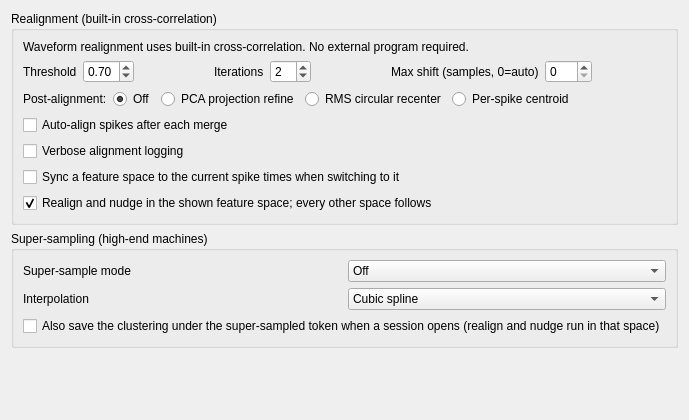
<?xml version="1.0" encoding="UTF-8"?>
<ui version="4.0">
 <class>PrefRealignmentLayout</class>
 <widget class="QWidget" name="PrefRealignmentLayout">
  <property name="geometry"><rect><x>0</x><y>0</y><width>520</width><height>420</height></rect></property>
  <property name="windowTitle"><string>Realignment</string></property>
  <layout class="QVBoxLayout" name="topLayout">
   <item>
<widget class="QGroupBox" name="groupBox_realign">
       <property name="sizePolicy">
        <sizepolicy hsizetype="Expanding" vsizetype="Fixed">
         <horstretch>0</horstretch>
         <verstretch>0</verstretch>
        </sizepolicy>
       </property>
       <property name="title">
        <string>Realignment (built-in cross-correlation)</string>
       </property>
       <layout class="QGridLayout" name="gridLayout_realign">
        <item row="0" column="0">
         <widget class="QLabel" name="realignBuiltInLabel">
          <property name="text">
           <string>Waveform realignment uses built-in cross-correlation. No external program required.</string>
          </property>
          <property name="wordWrap">
           <bool>true</bool>
          </property>
         </widget>
        </item>
        <item row="1" column="0">
         <layout class="QHBoxLayout">
          <item>
           <widget class="QLabel" name="realignThresholdLabel">
            <property name="text">
             <string>Threshold</string>
            </property>
           </widget>
          </item>
          <item>
           <widget class="QDoubleSpinBox" name="realignThresholdSpinBox">
            <property name="toolTip">
             <string>Minimum xcorr score for a spike to be realigned (0.0–1.0)</string>
            </property>
            <property name="minimum">
             <double>0.000000000000000</double>
            </property>
            <property name="maximum">
             <double>1.000000000000000</double>
            </property>
            <property name="singleStep">
             <double>0.050000000000000</double>
            </property>
            <property name="decimals">
             <number>2</number>
            </property>
            <property name="value">
             <double>0.700000000000000</double>
            </property>
           </widget>
          </item>
          <item>
           <spacer name="spacer_ra_1">
            <property name="orientation">
             <enum>Qt::Horizontal</enum>
            </property>
            <property name="sizeType">
             <enum>QSizePolicy::Expanding</enum>
            </property>
            <property name="sizeHint" stdset="0">
             <size><width>20</width><height>20</height></size>
            </property>
           </spacer>
          </item>
          <item>
           <widget class="QLabel" name="realignIterationsLabel">
            <property name="text">
             <string>Iterations</string>
            </property>
           </widget>
          </item>
          <item>
           <widget class="QSpinBox" name="realignIterationsSpinBox">
            <property name="toolTip">
             <string>Number of realignment passes (1–20)</string>
            </property>
            <property name="minimum">
             <number>1</number>
            </property>
            <property name="maximum">
             <number>20</number>
            </property>
            <property name="value">
             <number>2</number>
            </property>
           </widget>
          </item>
          <item>
           <spacer name="spacer_ra_2">
            <property name="orientation">
             <enum>Qt::Horizontal</enum>
            </property>
            <property name="sizeType">
             <enum>QSizePolicy::Expanding</enum>
            </property>
            <property name="sizeHint" stdset="0">
             <size><width>20</width><height>20</height></size>
            </property>
           </spacer>
          </item>
          <item>
           <widget class="QLabel" name="realignMaxShiftLabel">
            <property name="text">
             <string>Max shift (samples, 0=auto)</string>
            </property>
           </widget>
          </item>
          <item>
           <widget class="QSpinBox" name="realignMaxShiftSpinBox">
            <property name="toolTip">
             <string>Maximum lag in samples of the recording. 0 = automatic (half the peak position).  In a super-sampled space the same cap applies, in that space's ticks (×2 / ×4), and the lags found are in ticks.</string>
            </property>
            <property name="minimum">
             <number>0</number>
            </property>
            <property name="maximum">
             <number>100</number>
            </property>
            <property name="value">
             <number>0</number>
            </property>
           </widget>
          </item>
          <item>
           <spacer name="spacer_ra_3">
            <property name="orientation">
             <enum>Qt::Horizontal</enum>
            </property>
            <property name="sizeType">
             <enum>QSizePolicy::Expanding</enum>
            </property>
            <property name="sizeHint" stdset="0">
             <size><width>20</width><height>20</height></size>
            </property>
           </spacer>
          </item>
         </layout>
        </item>
        <item row="2" column="0">
         <layout class="QHBoxLayout">
          <item>
           <widget class="QLabel" name="realignModeLabel">
            <property name="text">
             <string>Post-alignment:</string>
            </property>
           </widget>
          </item>
          <item>
           <widget class="QRadioButton" name="realignModeOffRadio">
            <property name="text">
             <string>Off</string>
            </property>
            <property name="toolTip">
             <string>Plain cross-correlation alignment with no post-pass (default).</string>
            </property>
            <property name="checked">
             <bool>true</bool>
            </property>
           </widget>
          </item>
          <item>
           <widget class="QRadioButton" name="realignModePcaRadio">
            <property name="text">
             <string>PCA projection refine</string>
            </property>
            <property name="toolTip">
             <string>Per-spike refine maximising PCA-projection energy (--pca-refine).</string>
            </property>
           </widget>
          </item>
          <item>
           <widget class="QRadioButton" name="realignModeRmsRadio">
            <property name="text">
             <string>RMS circular recenter</string>
            </property>
            <property name="toolTip">
             <string>Recenter the whole cluster on its circular RMS-energy centroid (--recenter-rms).</string>
            </property>
           </widget>
          </item>
          <item>
           <widget class="QRadioButton" name="realignModeCentroidRadio">
            <property name="text">
             <string>Per-spike centroid</string>
            </property>
            <property name="toolTip">
             <string>Reference-free per-spike de-jitter: shift each spike so its own circular energy centroid lands on the population's circular-mean centroid; needs no template (--align-centroid).</string>
            </property>
           </widget>
          </item>
          <item>
           <spacer name="spacer_ra_mode">
            <property name="orientation">
             <enum>Qt::Horizontal</enum>
            </property>
            <property name="sizeType">
             <enum>QSizePolicy::Expanding</enum>
            </property>
            <property name="sizeHint" stdset="0">
             <size><width>20</width><height>20</height></size>
            </property>
           </spacer>
          </item>
         </layout>
        </item>
        <item row="3" column="0">
         <widget class="QCheckBox" name="autoRealignAfterMergeCheckBox">
          <property name="text">
           <string>Auto-align spikes after each merge</string>
          </property>
          <property name="toolTip">
           <string>After a Group Clusters (merge) operation, automatically run spike realignment on the resulting merged cluster using the current realignment settings above — no dialog. Skipped while a realignment job is already running. Applies to interactive merges only, not the batch Auto-Merge. Default: off.</string>
          </property>
          <property name="checked">
           <bool>false</bool>
          </property>
         </widget>
        </item>
        <item row="4" column="0">
         <widget class="QCheckBox" name="realignVerboseCheckBox">
          <property name="text">
           <string>Verbose alignment logging</string>
          </property>
          <property name="toolTip">
           <string>Stream the per-spike realignment detail to stderr during a realign / Align All run. When off, only errors and warnings are surfaced (quieter, and avoids the per-line work of forwarding the detail). The dedicated Realign output tab has been removed, so this detail now goes to the terminal. Default: off.</string>
          </property>
          <property name="checked">
           <bool>false</bool>
          </property>
         </widget>
        </item>
          <item row="5" column="0">
           <widget class="QCheckBox" name="syncFeatureSpaceOnSwitchCheckBox">
            <property name="text">
             <string>Sync a feature space to the current spike times when switching to it</string>
            </property>
            <property name="toolTip">
             <string>When you pick another method in the Space box, first re-extract that space's .spk from the .fil at the session's current spike times and re-project its .fet through its own .pca basis, so realign / nudge done in the .clu's space carry over. The results are working copies, saved with Save and discarded if you close without saving. Off by default; when on, each switch costs one .fil pass over the group. Actions → Sync Feature Spaces does the same for every space on demand.</string>
            </property>
            <property name="checked">
             <bool>false</bool>
            </property>
           </widget>
          </item>
          <item row="6" column="0">
           <widget class="QCheckBox" name="realignFromAnySpaceCheckBox">
            <property name="text">
             <string>Realign and nudge in the shown feature space; every other space follows</string>
            </property>
            <property name="toolTip">
             <string>Realign, Align All and nudge work in whichever space is shown: they align on that space's waveforms and basis (sub-sample lags in a super-sampled space) and rewrite its working copies and the shared .res.  After each of them every other space -- the .clu's own included -- follows the moved spikes: each moved spike is re-extracted from the .fil into every other waveform file (in that space's own domain and geometry) and re-projected into every space's features, so all spaces stay at the same spike times.  The results are working copies, saved with Save.  On by default; when on, every realign or nudge also reads the .fil for the moved spikes and rewrites them in each space.  When off, realign and nudge are only available in the .clu's own space and the other spaces keep their old spike times until synced.  Not in a lag (_D) space: show its waveform space.</string>
            </property>
            <property name="checked">
             <bool>true</bool>
            </property>
           </widget>
          </item>
       </layout>
      </widget>
   </item>
   <item>
    <widget class="QGroupBox" name="groupBox_supersample">
     <property name="title"><string>Super-sampling (high-end machines)</string></property>
     <layout class="QGridLayout" name="gridLayout_supersample">
      <item row="0" column="0">
       <widget class="QLabel" name="supersampleModeLabel"><property name="text"><string>Super-sample mode</string></property></widget>
      </item>
      <item row="0" column="1">
       <widget class="QComboBox" name="supersampleModeCombo">
        <property name="toolTip"><string>Off: nothing changes.  ×2 / ×4: a waveform space with 2 or 4 spline-interpolated ticks per acquisition sample (&lt;base&gt;.spk.&lt;token&gt;_U4.N, its own PCA basis and features) is built over the .clu's space when a session opens -- unless it already exists -- and shown; Actions → Super-sample ×2 / ×4 build one by hand.  Realign and nudge in such a space work at sub-sample resolution: the .res keeps whole samples, the rest is each spike's phase (the space's last feature column), and the window is re-cut from the recording at the exact fractional time.  The .spk is 2× / 4× the size, every waveform read and PCA 2× / 4× the work: for machines with the memory and cores to spare.</string></property>
        <item><property name="text"><string>Off</string></property></item>
        <item><property name="text"><string>×2</string></property></item>
        <item><property name="text"><string>×4</string></property></item>
       </widget>
      </item>
      <item row="2" column="0" colspan="2">
       <widget class="QCheckBox" name="supersampleAdoptCheckBox">
        <property name="text"><string>Also save the clustering under the super-sampled token when a session opens (realign and nudge run in that space)</string></property>
        <property name="toolTip"><string>Realign and nudge run in the .clu's own space.  With this on, a session opened in super-sample mode whose .clu is not yet under the _U token is saved as &lt;base&gt;.clu.&lt;token&gt;_U4.N (the original .clu is left as it is) and reopened there, so realign and nudge work at sub-sample resolution right away.  Off: the super-sampled space is only shown; Actions → Super-sample offers the Save As.</string></property>
        <property name="checked"><bool>false</bool></property>
       </widget>
      </item>
      <item row="1" column="0">
       <widget class="QLabel" name="supersampleInterpLabel"><property name="text"><string>Interpolation</string></property></widget>
      </item>
      <item row="1" column="1">
       <widget class="QComboBox" name="supersampleInterpCombo">
        <property name="toolTip"><string>The interpolator of every super-sampled cut (building the space, realign, nudge, sync).  Smoothing spline (the default): a cubic spline through Whittaker-smoothed samples, a low-pass of about 0.6 Nyquist -- the spike is untouched, the sample-to-sample noise an exact interpolant reproduces between the samples is not.  Cubic spline: exact at every sample.  Windowed sinc (Lanczos-3): the band-limited answer, slightly sharper peaks, mild ringing near clipped samples.  A space must be re-cut with the interpolator it was built with: set this to match a space built elsewhere (ndm_extractspikes --interp), or rebuild the space.</string></property>
        <item><property name="text"><string>Cubic spline</string></property></item>
        <item><property name="text"><string>Windowed sinc (Lanczos-3)</string></property></item>
        <item><property name="text"><string>Smoothing spline</string></property></item>
       </widget>
      </item>
     </layout>
    </widget>
   </item>
   <item><spacer name="vSpacer"><property name="orientation"><enum>Qt::Vertical</enum></property><property name="sizeHint" stdset="0"><size><width>20</width><height>40</height></size></property></spacer></item>
  </layout>
 </widget>

 <resources/>
 <connections/>
</ui>
